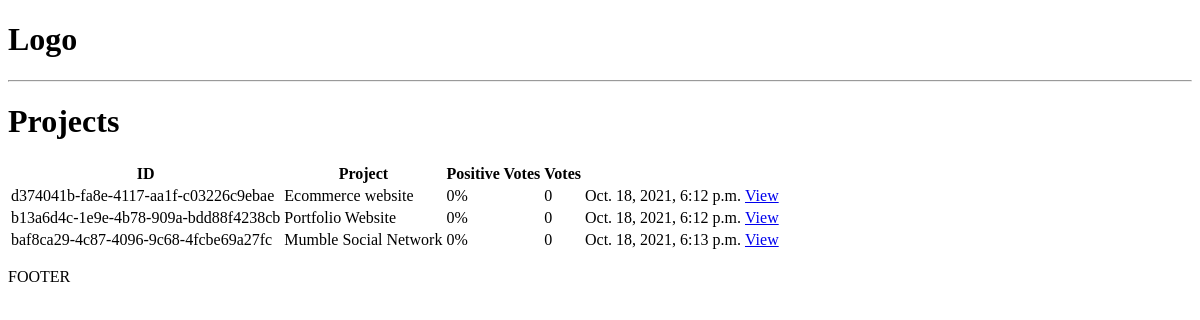
Before: / with the older database file.
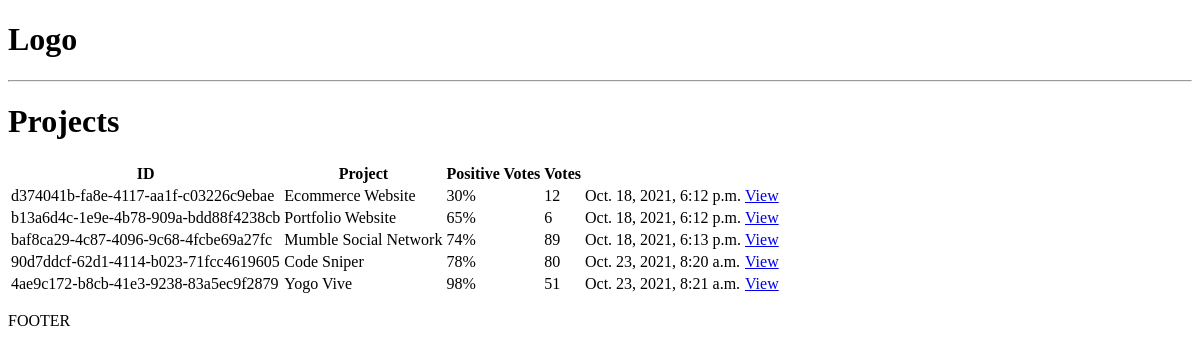
After: the same page with the newer database file.
### projects/models.py (models this page shows, shortened)
class Project(models.Model):
    title = models.CharField(max_length=200)
    description= models.TextField(null=True,blank=True)
    demo_link = models.CharField(max_length=2000,null=True,blank= True)
    source_link = models.CharField(max_length=2000,null = True,blank = True)
    tags = models.ManyToManyField('Tag',blank=True)
    vote_total = models.IntegerField(default=0,null = True,blank= True)
    vote_ratio = models.IntegerField(default=0,null = True,blank= True)
    created = models.DateTimeField(auto_now_add=True)
    id = models.UUIDField(default=uuid.uuid4,unique=True,
                          primary_key=True,editable=False)

### projects/views.py (the view)
# urls.py: path('',include('projects.urls'))
def projects(request):
    projects = Project.objects.all()
    context={'projects':projects}
    return render(request,'projects/projects.html',context)

### projects/templates/projects/projects.html
{% extends 'main.html' %}
{% block content %}
<h1>Projects</h1>
<table>
    <tr>
        <th>ID</th>
        <th>Project</th>
        <th>Positive Votes</th>
        <th>Votes</th>
        <th></th>
    </tr>
    {% for project in projects %}
    <tr>
        <td>{{project.id}}</td>
        <td>{{project.title}}</td>
        <td>{{project.vote_ratio}}%</td>
        <td>{{project.vote_total}}</td>
        <td>{{project.created}}</td>
        <td><a href= "{% url 'project' project.id %}">View</a></td>
    </tr>
    {% endfor %}
</table>
{% endblock content %}

### templates/main.html (shortened to what this page needs)
<!DOCTYPE html>
<html lang="en">
<head>
</head>
<body>
    {% include 'navbar.html' %}
    {% block content %}
    {% endblock content %}
    <p>FOOTER</p>
</body>
</html>

### templates/navbar.html
<h1>Logo</h1>
<hr>

Changed rows visible on the page:
changed Project "d374041b-fa8e-4117-aa1f-c03226c9ebae": title "Ecommerce website" → "Ecommerce Website"; vote_ratio "0" → "30"; vote_total "0" → "12"
changed Project "b13a6d4c-1e9e-4b78-909a-bdd88f4238cb": vote_ratio "0" → "65"; vote_total "0" → "6"
changed Project "baf8ca29-4c87-4096-9c68-4fcbe69a27fc": vote_ratio "0" → "74"; vote_total "0" → "89"
added Project: id "90d7ddcf-62d1-4114-b023-71fcc4619605", title "Code Sniper", vote_ratio "78", vote_total "80", created "Oct. 23, 2021, 8:20 a.m."
added Project: id "4ae9c172-b8cb-41e3-9238-83a5ec9f2879", title "Yogo Vive", vote_ratio "98", vote_total "51", created "Oct. 23, 2021, 8:21 a.m."
